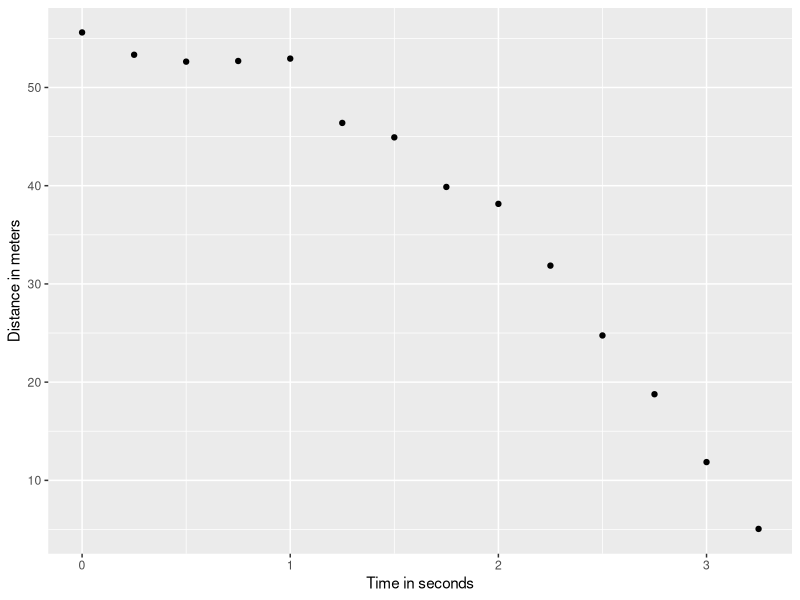
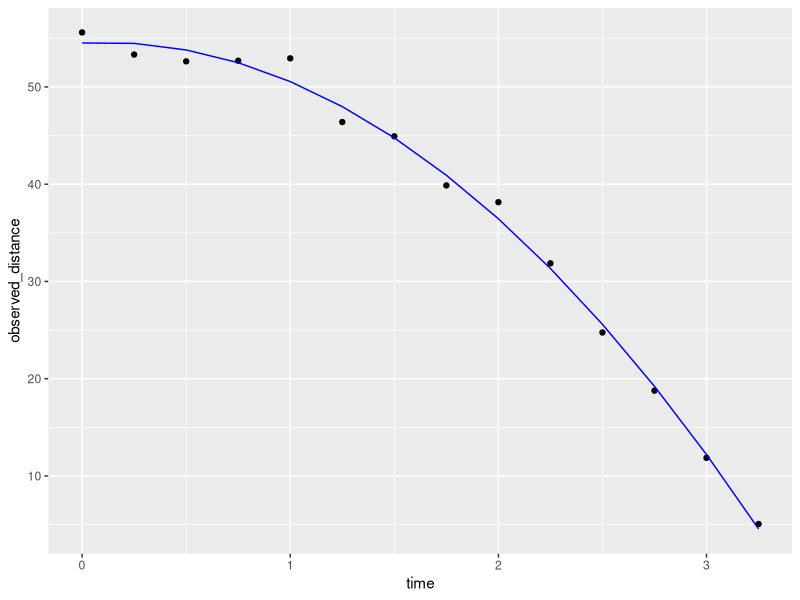
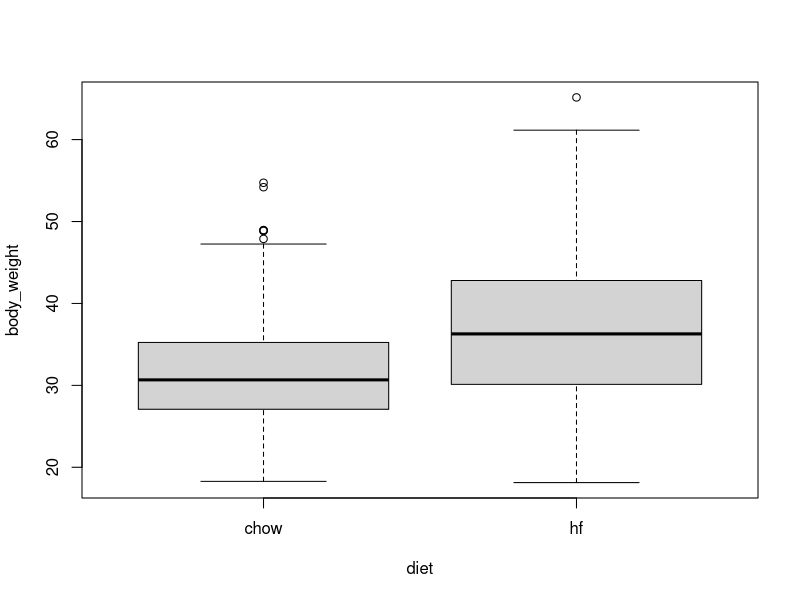
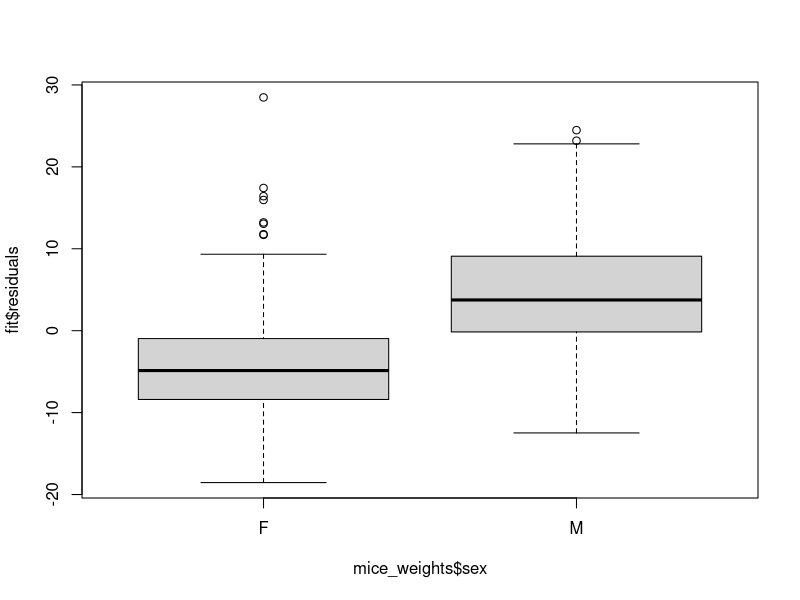
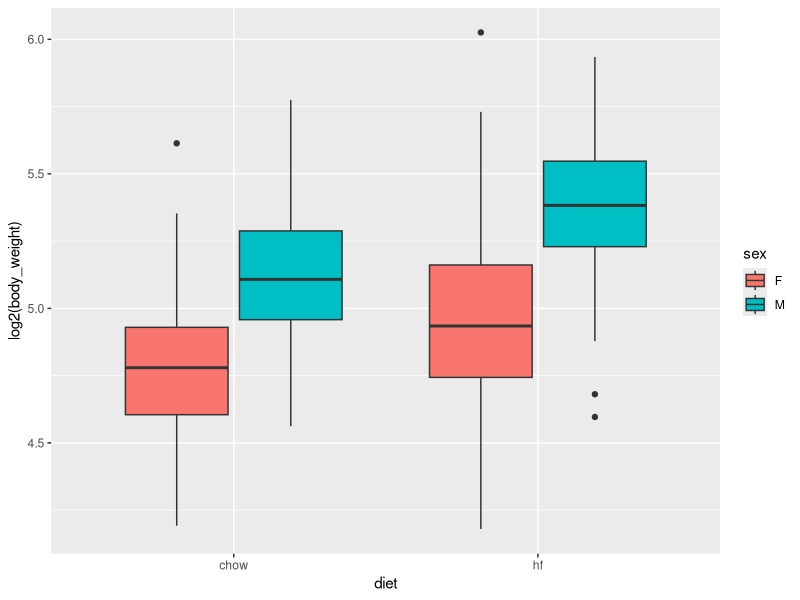
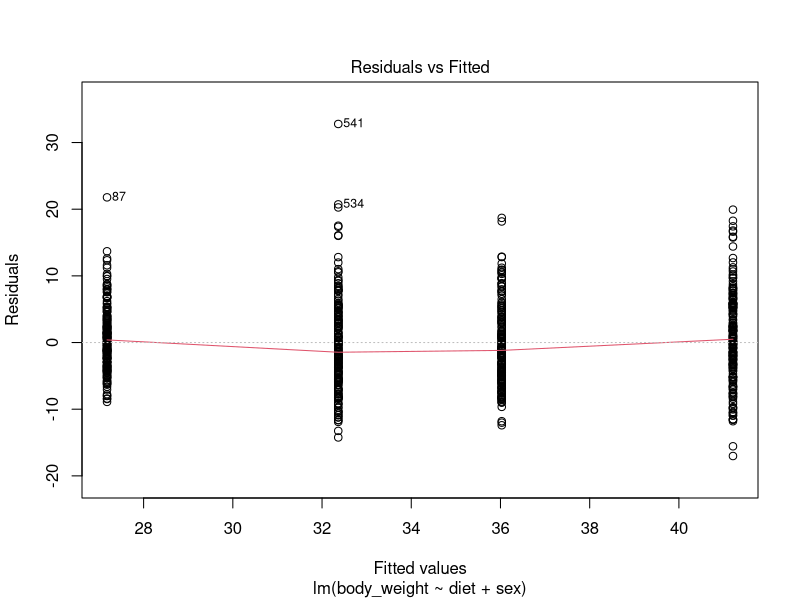
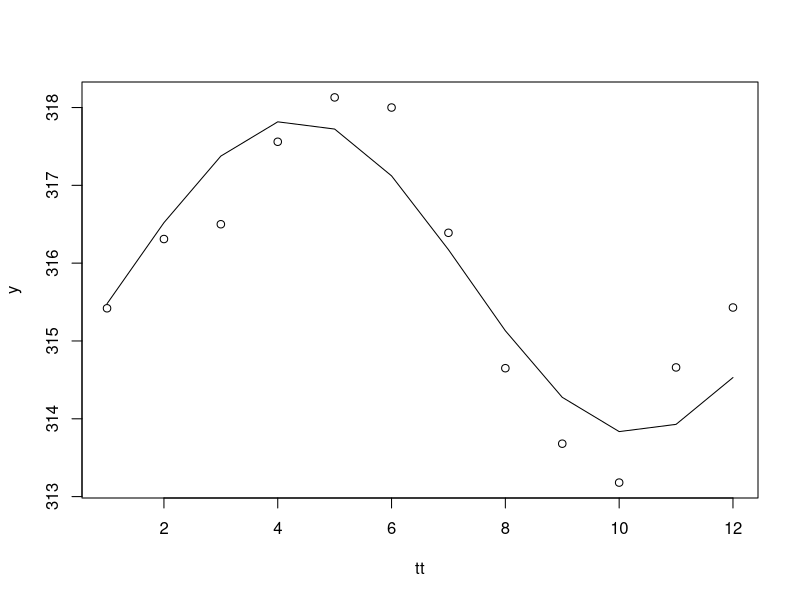
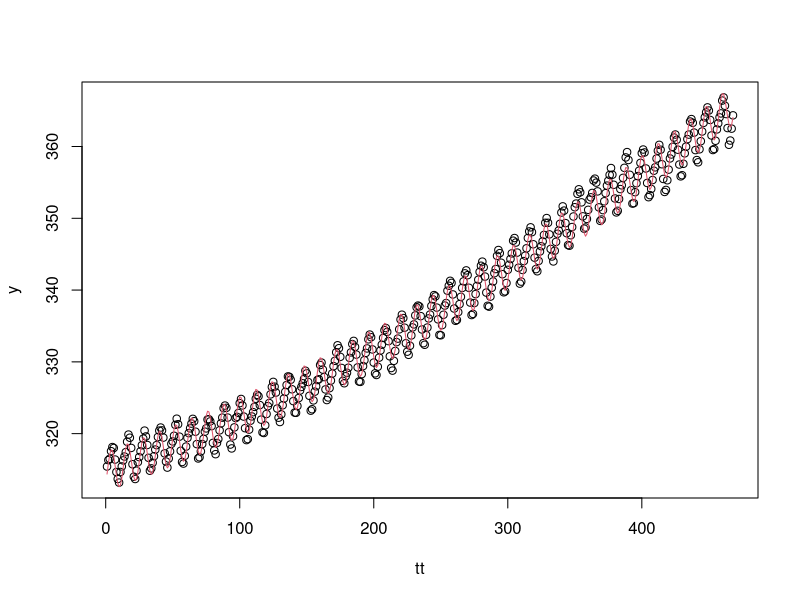

Recreate these plots in R, in order.
## ---- chunk 1
library(tidyverse)
library(broom)
library(dslabs)
falling_object <- rfalling_object()
## ---- chunk 2
falling_object |> 
  ggplot(aes(time, observed_distance)) + 
  geom_point() +
  ylab("Distance in meters") + 
  xlab("Time in seconds")
## ---- chunk 3
library(broom)
fit <- falling_object |> 
  mutate(time_sq = time^2) |> 
  lm(observed_distance~time+time_sq, data = _)
tidy(fit)
## ---- chunk 4
augment(fit) |> 
  ggplot() +
  geom_point(aes(time, observed_distance)) + 
  geom_line(aes(time, .fitted), col = "blue")
## ---- chunk 5
tidy(fit, conf.int = TRUE)
## ---- chunk 6
library(dslabs)
table(mice_weights$diet)
## ---- chunk 7
with(mice_weights, boxplot(body_weight ~ diet))
## ---- chunk 8
library(tidyverse)
mice_weights |> group_by(diet) |> summarize(average = mean(body_weight))
## ---- chunk 9
stats <- mice_weights |> group_by(diet) |> summarize(xbar = mean(body_weight), s = sd(body_weight), n = n()) 
t_stat <- with(stats, (xbar[2] - xbar[1])/sqrt(s[2]^2/n[2] + s[1]^2/n[1]))
t_stat
## ---- chunk 10
fit <- lm(body_weight ~ diet, data = mice_weights)
## ---- chunk 11
coefficients(summary(fit))
## ---- chunk 12
tidy(fit, conf.int = TRUE) |> filter(term == "diethf")
## ---- chunk 13
c(coefficients(summary(fit))[2,3], t_stat)
## ---- chunk 14
boxplot(fit$residuals ~ mice_weights$sex)
## ---- chunk 15
mice_weights |> ggplot(aes(diet, log2(body_weight), fill = sex)) + geom_boxplot()
## ---- chunk 16
fit <- lm(body_weight ~ diet*sex, data = mice_weights)
## ---- chunk 17
tidy(fit, conf.int = TRUE) |> filter(!str_detect(term, "Intercept"))
## ---- chunk 18
fit <- lm(body_weight ~ diet + sex, data = mice_weights)
## ---- chunk 19
plot(fit, which = 1)
## ---- chunk 20
table(mice_weights$gen)
## ---- chunk 21
fit <- lm(body_weight ~ diet * sex + gen,  data = mice_weights)
## ---- chunk 22
summary(aov(fit))
## ---- chunk 23
y <- as.vector(co2)[1:12]
tt <- seq_along(y)
plot(tt,y)
x1 <- sin(2*pi*tt/12)
x2 <- cos(2*pi*tt/12)
fit <- lm(y~x1+x2)
lines(tt, fit$fitted)
## ---- chunk 24
y <- as.vector(co2)
tt <- seq_along(y)
x1 <- sin(2*pi*tt/12)
x2 <- cos(2*pi*tt/12)
fit <- lm(y~x1+x2+poly(tt,2))
plot(tt, y)
lines(tt, fit$fitted, col = 2)
summary(fit)
## ---- chunk 25
values <- expand.grid(N = c(25, 50, 100, 500, 1000), p = seq(0.51 ,0.75, 0.01))
## ---- chunk 26
breaks <- with(mice_weights, seq(min(body_weight), max(body_weight), 1))
dat <- mutate(mice_weights, group = cut(body_weight, breaks, include_lowest = TRUE))
